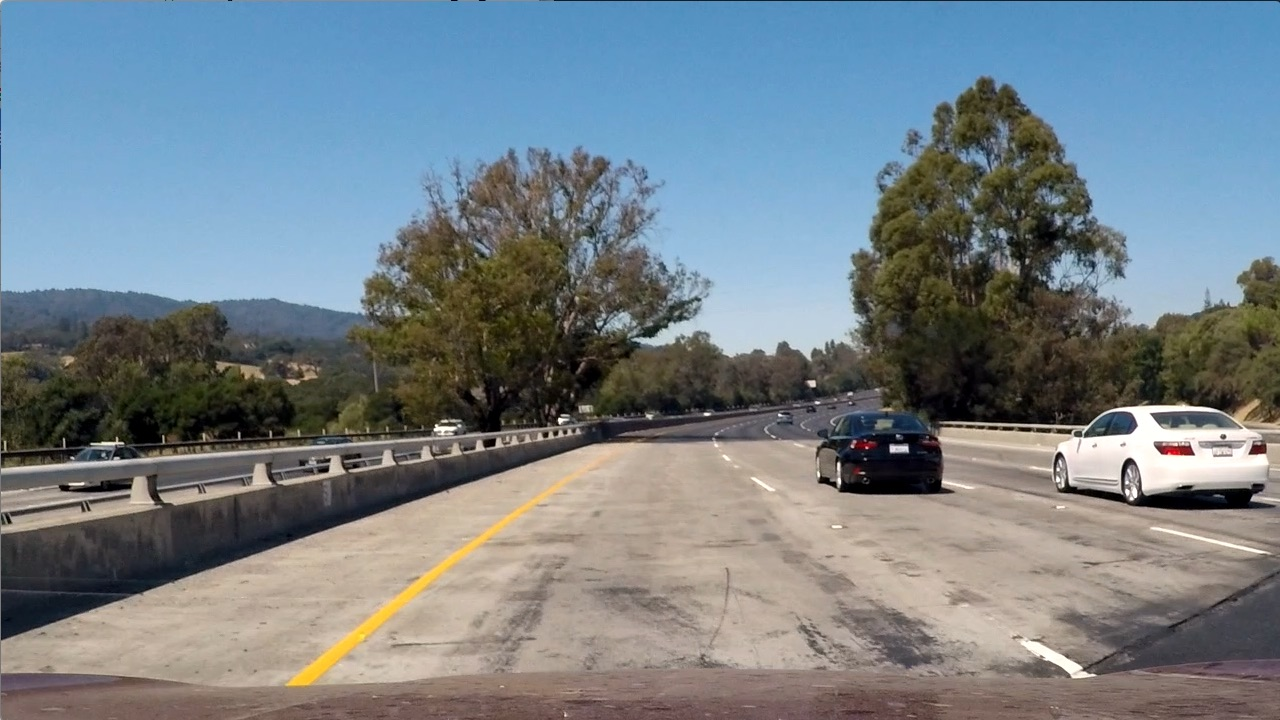
#> input picture test_images/test1.jpg, 1280 x 720 px, given in place of calibration3.jpg, which was not available; the run also reads 1 picture not shown here
$ jupyter execute advanced_lane1.ipynb   (older library calls are emulated)
#> lines starting #> are read from the running program, lines starting #| are printed output that depends on the picture; pictures that were not available may be replaced by others from this repository, and a replacement may not be noted
[cell 1]
import cv2
import numpy as np
import matplotlib.pyplot as mp
import matplotlib.image as mi
import glob


objp = np.zeros((9*6,3), np.float32)

objp[:,:2] = np.mgrid[0:9, 0:6].T.reshape(-1,2)

# Arrays to store object points and image points from all the images.
objpoints = [] # 3d points in real world space
imgpoints = []

images = glob.glob('/home/indhu/Videos/Submitted Projects/Advanced_lane_finding/camera_cal/calibration*.jpg')
image_a = cv2.imread('/home/indhu/Videos/Submitted Projects/Advanced_lane_finding/camera_cal/calibration3.jpg')
#> image_a is the input picture: shape (720, 1280, 3); mean B, G, R 135.5, 128.7, 117.5
img_size = (image_a.shape[1],image_a.shape[0])
print(img_size)
#| (1280, 720)


# Step through the list and search for chessboard corners
for idx, fname in enumerate(images):
    img = cv2.imread(fname)
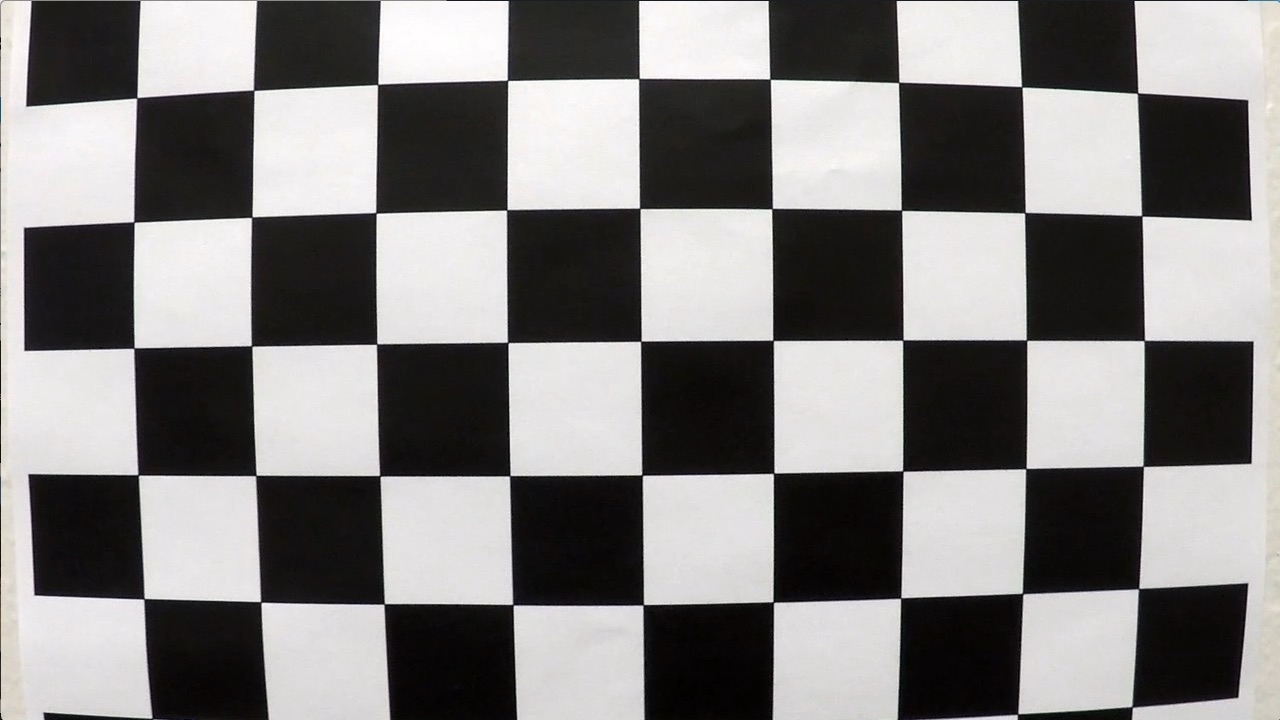
#> input picture camera_cal/calibration1.jpg, 1280 x 720 px
#> img is the input picture: shape (720, 1280, 3); mean B, G, R 127.8, 128.4, 130.1
    gray = cv2.cvtColor(img, cv2.COLOR_BGR2GRAY)

    # Find the chessboard corners
    ret, corners = cv2.findChessboardCorners(gray, (9,6), None)
#> ret = False; corners = None

    # If found, add object points, image points
    if ret == True:
        objpoints.append(objp)
        imgpoints.append(corners)

ret, mtx, dist, rvecs, tvecs = cv2.calibrateCamera(objpoints, imgpoints, img_size,None,None)
#> ret = 0.644; mtx = [[1057.6, 0, 691.1], [0, 1058.6, 278], [0, 0, 1]]; dist = [[-0.322, 0.709, 0.013, 0.00946, -1.02]]; rvecs = ([0.424, -0.236, 0.0488], [-0.024, 0.4, -0.0295]); tvecs = ([-2.48, 1.1, 17.79], [-17.95, -0.401, 29.17])

undist = cv2.undistort(image_a,mtx,dist,None,mtx)


f, (ax1, ax2) = mp.subplots(1, 2, figsize=(20, 9))
ax1.imshow(image_a)
ax1.set_title('Original Image', fontsize=40)
ax2.imshow(undist)
ax2.set_title('Undistorted Image', fontsize=40)

[cell 2]
image_a = cv2.imread('/home/indhu/Videos/Submitted Projects/Advanced_lane_finding/test_images/straight_lines1.jpg')
undist = cv2.undistort(image_a,mtx,dist,None,mtx)
f, (ax1, ax2) = mp.subplots(1, 2, figsize=(20, 9))
ax1.imshow(image_a)
ax1.set_title('Original Image', fontsize=40)
ax2.imshow(undist)
ax2.set_title('Undistorted Image', fontsize=40)

[cell 3]
#video = cv2.VideoCapture('/home/indhu/CarND-Advanced-Lane-Lines/project_video.mp4')
def gradient_threshold(image):


    image = cv2.undistort(image,mtx,dist,None,mtx)
    R = image[:,:,1]
    G = image[:,:,2]

    Red = np.zeros_like(R)
    Green = np.zeros_like(G)

    Red[(R>=150)&(R<=255)] = 1
    Green[(G>=150)&(G<=255)] = 1

    rg = np.zeros_like(Red)
    rg[(Red==1)&(Green==1)] = 1


    hls = cv2.cvtColor(image,cv2.COLOR_BGR2HLS)
    saturate = hls[:,:,2]

    l = hls[:,:,1]
    light = np.zeros_like(l)
    light[(l>=110)&(l<=255)] = 1


    S = np.zeros_like(saturate)
    S[(saturate>=100)&(saturate<=255)] = 1

    color = np.zeros_like(S)
    color[(rg==1)&(light==1)] =1

    image_c = cv2.cvtColor(image,cv2.COLOR_BGR2GRAY)

    imagey = cv2.Sobel(image_c,cv2.CV_64F,0,1,ksize=15)
    imagex = cv2.Sobel(image_c,cv2.CV_64F,1,0,ksize=15)

    sobely = np.absolute(imagey)
    sobelx = np.absolute(imagex)
    mag = np.sqrt(imagex**2 + imagey**2)

    direction = np.arctan2(sobely,sobelx)
    direction = np.absolute(direction)
    direc = np.zeros_like(direction)
    direc[(direction >= 0.2) & (direction <= 1.7)] = 1


    scaled_sobel = np.uint8(255*sobelx/np.max(sobelx))
    sobel = np.zeros_like(scaled_sobel)
    sobel[(scaled_sobel>40)&(scaled_sobel<=200)] = 1

    total1 = np.zeros_like(sobel)
    total1[(sobel==1)&(direc==1)] =1


    total2 = np.zeros_like(total1)
    total2[(total1 == 1)|(S == 1)] = 1

    total = np.zeros_like(sobel)
    total[(total2 == 1)&(color == 1)] = 1

    mask = np.copy(total)*0

    imshape = image.shape
    vertices = np.array([[(200,700),(545, 450), (750, 450), (1220,700)]], dtype=np.int32)


    cv2.fillPoly(mask,vertices,1)
    masked_edges = cv2.bitwise_and(total,mask)


    return(masked_edges)

[cell 4]
def perspective_transform(image,img_size):


    source_points = np.float32([[220,720],[570, 470], [722, 470], [1110,720]])
    destination_points = np.float32([[350,720],[350,1],[900,1],[900,720]])
    mtx =  cv2.getPerspectiveTransform(source_points,destination_points)
    mtx_inv = cv2.getPerspectiveTransform(destination_points,source_points)
    warped = cv2.warpPerspective(image,mtx,img_size)
    return warped,mtx_inv

[cell 5]
global mtx_inv
global img_size
image_a = cv2.imread('/home/indhu/Videos/Submitted Projects/Advanced_lane_finding/test_images/straight_lines1.jpg')
img_size = (image_a.shape[1],image_a.shape[0])
gradient = gradient_threshold(image_a)

f, (ax1, ax2) = mp.subplots(1, 2, figsize=(20, 9))
ax1.imshow(undist)
ax1.set_title('Original Image', fontsize=20)
ax2.imshow(gradient,cmap='gray')
ax2.set_title('Gradient_Threshold', fontsize=20)

[cell 6]
perspective , mtx_inv = perspective_transform(gradient,img_size)
#> mtx_inv = [[0.276, -0.74, 473.5], [-3.14e-16, -0.482, 469.9], [-7.23e-19, -0.00115, 1]]

f, (ax1, ax2) = mp.subplots(1, 2, figsize=(20, 9))
ax1.imshow(undist)
ax1.set_title('Original Image', fontsize=20)
ax2.imshow(perspective,cmap='gray')
ax2.set_title('Perspective_Transform', fontsize=20)

[cell 7]
def histogram(image,x=0):
#> called with x = 0
    img_size_a = np.int((img_size[1])/2)
    histogram = np.sum(image[img_size_a:,:],axis=0)
#> histogram = 1280 values, max 350 at index 386, min 0 at index 0, mean 5.82
    width = np.int(histogram.shape[0]/2)
    left_lane = np.argmax(histogram[:width])
#> left_lane = 386

    right_lane = (np.argmax(histogram[width:]))+(width)
#> right_lane = 919

    if (x==1):
        return left_lane,right_lane
    print (left_lane,right_lane)
#| 386 919
    mp.plot(histogram)
histogram(perspective)

[cell 8]
def curvature_and_offset(left_x,left_y,right_x,right_y):


    ym_per_pix = 30/720 # meters per pixel in y dimension
    xm_per_pix = 3.7/700 # meters per pixel in x dimension

    fit1 = np.polyfit(left_y*ym_per_pix,left_x*xm_per_pix,2)
    fit2 = np.polyfit(right_y*ym_per_pix , right_x*xm_per_pix , 2)

    left_curvature = ((1+(2*fit1[0]*719*ym_per_pix +fit1[1])**2)**1.5)/np.absolute(2*fit1[0])
    right_curvature = ((1+(2*fit2[0]*(719*ym_per_pix)+fit2[1])**2)**1.5)/np.absolute(2*fit2[0])

    curvature  =  (left_curvature+right_curvature)/2

    lane_center = (left_x[719]+right_x[719])/2
    offset = abs((1280/2) - lane_center)
    offset_m = offset*xm_per_pix

    return curvature,offset_m

[cell 9]
def find_lane_pixels(binary_warped,x=0):

    # Create an output image to draw on and visualize the result
#> called with x = 0
    out_img = np.dstack((binary_warped, binary_warped, binary_warped))
    # Find the peak of the left and right halves of the histogram
    # These will be the starting point for the left and right lines
    leftx_base,rightx_base = histogram(binary_warped,x=1)
#> leftx_base = 386; rightx_base = 919


    # HYPERPARAMETERS
    # Choose the number of sliding windows
    nwindows = 9
    # Set the width of the windows +/- margin
    margin = 100
    # Set minimum number of pixels found to recenter window
    minpix = 50

    # Set height of windows - based on nwindows above and image shape
    window_height = np.int(binary_warped.shape[0]//nwindows)
    # Identify the x and y positions of all nonzero pixels in the image
    nonzero = binary_warped.nonzero()
#> nonzero = 15770 positions, rows 0 to 709, columns 323 to 962
    nonzeroy = np.array(nonzero[0])
#> nonzeroy = 15770 values from 0 to 709
    nonzerox = np.array(nonzero[1])
#> nonzerox = 15770 values, max 962 at index 13469, min 323 at index 0, mean 477.3
    # Current positions to be updated later for each window in nwindows
    leftx_current = leftx_base
#> leftx_current = 386
    rightx_current = rightx_base
#> rightx_current = 919

    # Create empty lists to receive left and right lane pixel indices
    left_lane_inds = []
    right_lane_inds = []

    # Step through the windows one by one
    for window in range(nwindows):
        # Identify window boundaries in x and y (and right and left)
        win_y_low = binary_warped.shape[0] - (window+1)*window_height
        win_y_high = binary_warped.shape[0] - window*window_height
        win_xleft_low = leftx_current - margin
        win_xleft_high = leftx_current + margin
        win_xright_low = rightx_current - margin
        win_xright_high = rightx_current + margin

        if(x==0):# Draw the windows on the visualization image
            cv2.rectangle(out_img,(win_xleft_low,win_y_low),(win_xleft_high,win_y_high),(0,255,0), 2)
            cv2.rectangle(out_img,(win_xright_low,win_y_low),(win_xright_high,win_y_high),(0,255,0), 2)

        # Identify the nonzero pixels in x and y within the window #
        good_left_inds = ((nonzeroy >= win_y_low) & (nonzeroy < win_y_high) & (nonzerox >= win_xleft_low) &  (nonzerox < win_xleft_high)).nonzero()[0]
        good_right_inds = ((nonzeroy >= win_y_low) & (nonzeroy < win_y_high) & (nonzerox >= win_xright_low) &  (nonzerox < win_xright_high)).nonzero()[0]

        # Append these indices to the lists
        left_lane_inds.append(good_left_inds)
        right_lane_inds.append(good_right_inds)

        # If you found > minpix pixels, recenter next window on their mean position
        if len(good_left_inds) > minpix:
            leftx_current = np.int(np.mean(nonzerox[good_left_inds]))
        if len(good_right_inds) > minpix:
            rightx_current = np.int(np.mean(nonzerox[good_right_inds]))
#> this loop made 9 passes
#> (win_xleft_low, win_xleft_high, win_xright_low, win_xright_high, leftx_current, rightx_current) on passes 2, 4, 5, 6: (292, 492, 819, 1019, 390, 950), (287, 487, 850, 1050, 383, 927), (283, 483, 827, 1027, 377, 922), (277, 477, 822, 1022, 369, 916)
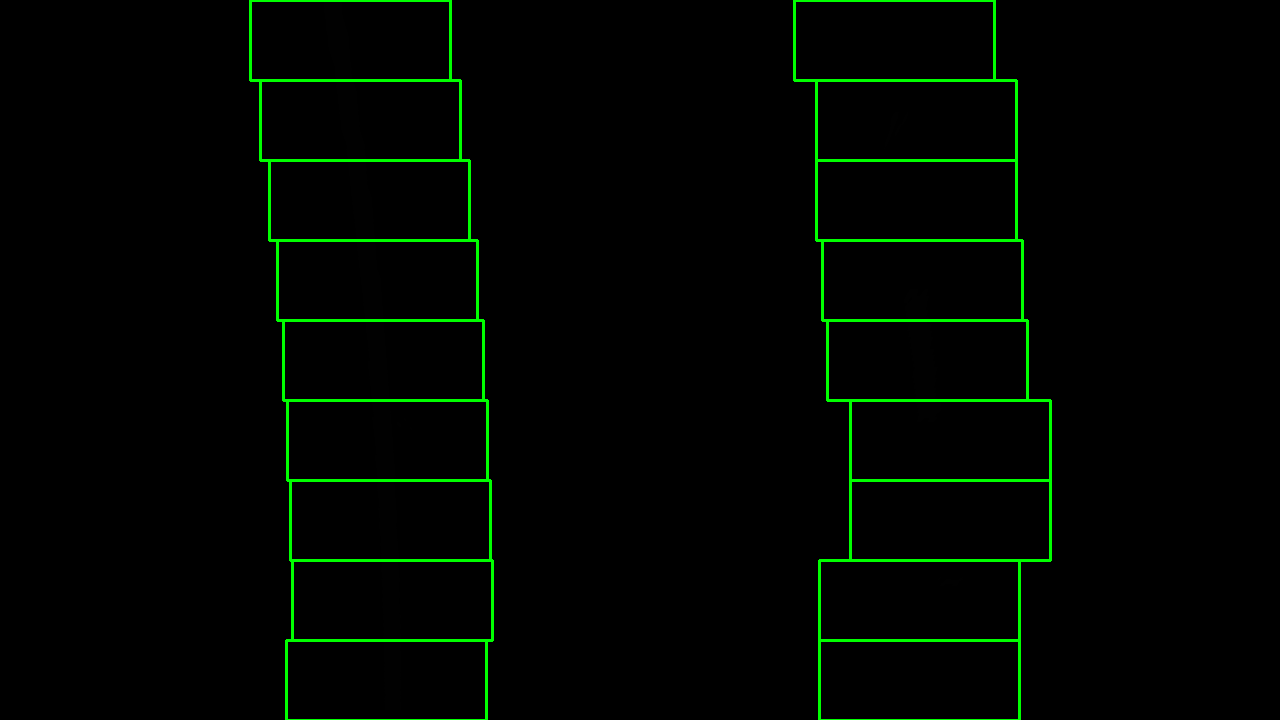
#> out_img: shape (720, 1280, 3); mean of channels 0, 1, 2 0, 5.5, 0; drawn as B, G, R
#> after the loop, left_lane_inds = 9 items; right_lane_inds = 9 items

    # Concatenate the arrays of indices (previously was a list of lists of pixels)
    try:
        left_lane_inds = np.concatenate(left_lane_inds)
#> left_lane_inds = 12728 values, max 15769 at index 1147, min 0 at index 11235, mean 7864.8
        right_lane_inds = np.concatenate(right_lane_inds)
#> right_lane_inds = 3042 values, max 13704 at index 96, min 2113 at index 2849, mean 7966.8
    except ValueError:
        # Avoids an error if the above is not implemented fully
        pass


    # Extract left and right line pixel positions
    leftx = nonzerox[left_lane_inds]
#> leftx = 12728 values, max 411 at index 4428, min 323 at index 11235, mean 371.2
    lefty = nonzeroy[left_lane_inds]
#> lefty = 12728 values, max 709 at index 1132, min 0 at index 11235, mean 346.6
    rightx = nonzerox[right_lane_inds]
#> rightx = 3042 values, max 962 at index 1, min 884 at index 3041, mean 920.9
    righty = nonzeroy[right_lane_inds]
#> righty = 3042 values, max 585 at index 88, min 112 at index 2849, mean 347.6


    return leftx, lefty, rightx, righty, out_img


def fit_polynomial(binary_warped,x=0):
    # Find our lane pixels first
    leftx, lefty, rightx, righty, out_img = find_lane_pixels(binary_warped,x)


    # Fit a second order polynomial to each using `np.polyfit`
    left_fit = np.polyfit(lefty, leftx, 2)
#> left_fit = [-0.000121, 0.172, 331.2]
    right_fit = np.polyfit(righty, rightx, 2)
#> right_fit = [1.52e-05, 0.108, 881.3]

    # Generate x and y values for plotting
    ploty = np.linspace(0, binary_warped.shape[0]-1, binary_warped.shape[0] )

    left_fitx = left_fit[0]*ploty**2 + left_fit[1]*ploty + left_fit[2]
#> left_fitx = 720 values, max 392.2 at index 709, min 331.2 at index 0, mean 372.1
    right_fitx = right_fit[0]*ploty**2 + right_fit[1]*ploty + right_fit[2]
#> right_fitx = 720 values from 881.3 to 967.1

    ## Visualization ##
    # Colors in the left and right lane regions


    if (x==0):
        out_img[lefty, leftx] = [255, 0, 0]
        out_img[righty, rightx] = [0, 0, 255]

    # Plots the left and right polynomials on the lane lines
        mp.plot(left_fitx, ploty, color='yellow')
        mp.plot(right_fitx, ploty, color='yellow')
        return out_img

    window1 = np.array([np.transpose(np.vstack([left_fitx, ploty]))])
    window2 = np.array([np.flipud(np.transpose(np.vstack([right_fitx,
                              ploty])))])
    pts = np.hstack((window1, window2))
    cv2.fillPoly(out_img, np.int_([pts]), (0,110, 0))
    img_size = (out_img.shape[1],out_img.shape[0])
    out_img = cv2.warpPerspective(out_img, mtx_inv, img_size , flags=cv2.INTER_LINEAR)
    curvature,offset = curvature_and_offset(leftx,lefty,rightx,righty)
    curvature_string = "Radius of Curvature %.2f m" % curvature
    offset_string = "Offset %.2f m" % offset
    cv2.putText(out_img,curvature_string , (100, 90), cv2.FONT_HERSHEY_SIMPLEX, 1.5, (255,255,255), thickness=2)
    cv2.putText(out_img, offset_string, (100, 150), cv2.FONT_HERSHEY_SIMPLEX, 1.5, (255,255,255), thickness=2)

    return out_img

out_img = fit_polynomial(perspective,x=0)

print("Detected_lanes")
mp.imshow(out_img)

[cell 10]
left_x,left_y,right_x,right_y,out_img = find_lane_pixels(perspective,x=1)
#> the loop in find_lane_pixels (call 2), `for window in range(nwindows):` made 9 passes
#> left_x has the same summary as leftx in find_lane_pixels; left_y has the same summary as lefty in find_lane_pixels; right_x has the same summary as rightx in find_lane_pixels; right_y has the same summary as righty in find_lane_pixels
curvature,offset = curvature_and_offset(left_x,left_y,right_x,right_y)
#> in curvature_and_offset, `fit1 = np.polyfit(left_y*ym_per_pix,left_x*xm_per_pix,2)`: fit1 = [-0.000369, 0.0218, 1.75]
#> in curvature_and_offset, `fit2 = np.polyfit(right_y*ym_per_pix , right_x*xm_per_pix , 2)`: fit2 = [4.63e-05, 0.0137, 4.66]
#> in curvature_and_offset, `left_curvature = ((1+(2*fit1[0]*719*ym_per_pix +fit1[1])**2)**1.5)/np...`: left_curvature = 1356.1
#> in curvature_and_offset, `right_curvature = ((1+(2*fit2[0]*(719*ym_per_pix)+fit2[1])**2)**1.5)/n..`: right_curvature = 10807.3
#> in curvature_and_offset, `curvature  =  (left_curvature+right_curvature)/2`: curvature = 6081.7
#> in curvature_and_offset, `lane_center = (left_x[719]+right_x[719])/2`: lane_center = 647.5
#> in curvature_and_offset, `offset = abs((1280/2) - lane_center)`: offset = 7.5
#> in curvature_and_offset, `offset_m = offset*xm_per_pix`: offset_m = 0.0396
#> curvature = 6081.7; offset = 0.0396
print("the curvature is %.2f m" % curvature)
#| the curvature is 6081.68 m
print("offset %.2f m " % offset)
#| offset 0.04 m

[cell 11]
out = fit_polynomial(perspective,x=1)

curvature_string = "Radius of Curvature %.2f m" % curvature
#> curvature_string = 'Radius of Curvature 6081.68 m'
offset_string = "Offset %.2f m" % offset
#> offset_string = 'Offset 0.04 m'
cv2.putText(out,curvature_string , (100, 90), cv2.FONT_HERSHEY_SIMPLEX, 1.5, (255,255,255), thickness=2)
cv2.putText(out, offset_string, (100, 150), cv2.FONT_HERSHEY_SIMPLEX, 1.5, (255,255,255), thickness=2)
out = cv2.addWeighted(undist,1,out,1,0)
mp.imshow(out)

[cell 12]
cap = cv2.VideoCapture('/home/indhu/Videos/Submitted Projects/Advanced_lane_finding/project_video.mp4')
fourcc = cv2.VideoWriter_fourcc(*'XVID')
#> fourcc = 1145656920
out = cv2.VideoWriter('/home/indhu/Videos/Submitted Projects/Advanced_lane_finding/output.avi',fourcc, 15.0, (1280,720))
while(cap.isOpened()):

    ret, image = cap.read()
    if ret==True:
        image_size = (image_a.shape[1],image_a.shape[0])
        image1 = gradient_threshold(image)
#> in gradient_threshold (call 2), `saturate = hls[:,:,2]`:
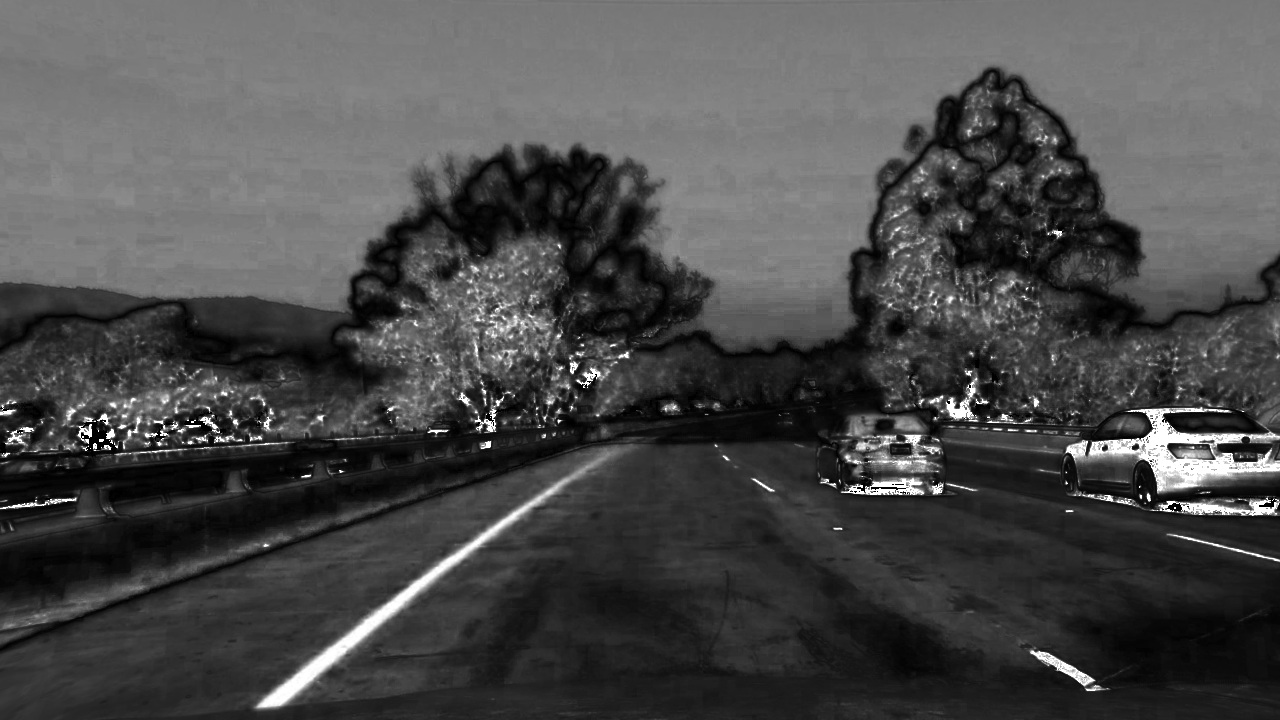
#> saturate: shape (720, 1280); min 0, max 255, mean 74.3


        image2 , m = perspective_transform(image1,image_size)
#> m has the same summary as mtx_inv


        image3 = fit_polynomial(image2,x=1)
        #image3 = np.dstack((image3,image3,(np.zeros_like(image3))))

        image4 =  cv2.addWeighted(image,1,image3,1,0)
        out.write(image4)

        cv2.imshow('Frame',image4)
        if cv2.waitKey(50) & 0xFF == ord('q'):
#> (key q is pressed here)
            break


cap.release()
cv2.destroyAllWindows()
